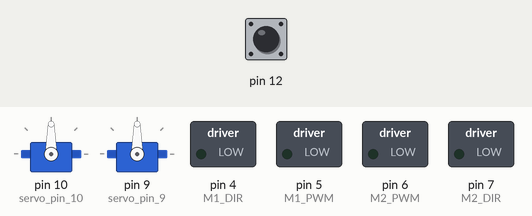
Recording of a sketch running on a simulated Arduino Uno, built with avr-gcc and run on an emulated ATmega328P. Shown: 2 × servo, switched loads named in the sketch (green lamp = pin HIGH). Inputs (shaded band) come from the test bench; at power-on: pin 12 HIGH.

Above: at 1.2 s.
1.3 s: pin 12 pulled LOW for 0.15 s
At 3.4 s:
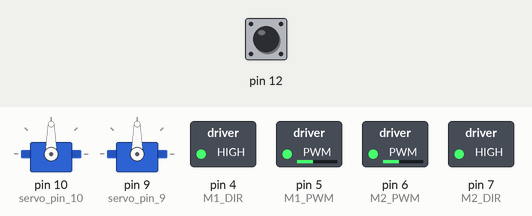
4.4 s: pin 12 pulled LOW for 3.2 s
At 9.7 s:
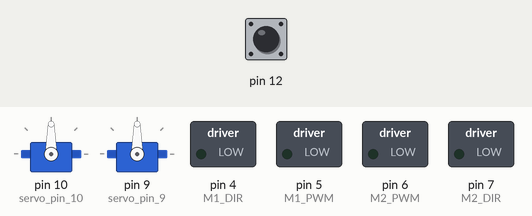
10.2 s: pin 12 pulled LOW for 1 s
At 11.8 s:
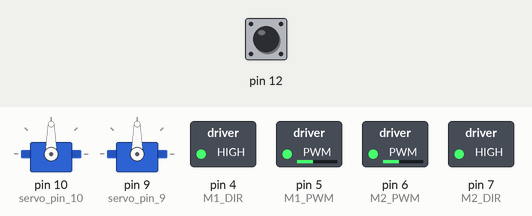
Timing chart, 0 to 14.9 s (numbered marks = the images above; inputs shaded):
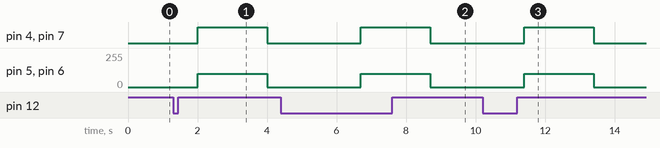

The sketch:

adv_task_3.ino
```cpp
/*
Омегабот должен при нажатии на кнопку на плате расширения ехать вперед 2 секунды, остановится на 1 секунду, схватить банку,
используя модуль схвата, и поднять ее вверх. После чего робот должен остановиться.
*/

#include <Servo.h>
Servo servo_pin_10;
Servo servo_pin_9;
#define M1_DIR 4
#define M1_PWM 5
#define M2_DIR 7
#define M2_PWM 6
void ServoMove(Servo S1, int Angle)
{
  if(Angle > 180) Angle = 180;
  if(Angle < 0) Angle = 0;

  S1.write(Angle);
}

int ButtonRead(int ButtonPin)
{
  int Data = digitalRead(ButtonPin);
  if(ButtonPin == 12) Data = !Data;
  return Data;
}

void InitMotors()
{
  pinMode(M1_DIR, OUTPUT);
  pinMode(M1_PWM, OUTPUT);
  pinMode(M2_DIR, OUTPUT);
  pinMode(M2_PWM, OUTPUT);
}

void Motors(int Speed1, int Speed2)
{
  if(Speed1 > 255) Speed1 = 255;
  if(Speed1 < -255) Speed1 = -255;
  if(Speed2 > 255) Speed2 = 255;
  if(Speed2 < -255) Speed2 = -255;

  if(Speed1 > 0)
  {
    digitalWrite(M1_DIR, 1);
    analogWrite(M1_PWM, Speed1);
  }
  else
  {
    digitalWrite(M1_DIR, 0);
    analogWrite(M1_PWM, -Speed1);
  }

  if(Speed2 > 0)
  {
    digitalWrite(M2_DIR, 1);
    analogWrite(M2_PWM, Speed2);
  }
  else
  {
    digitalWrite(M2_DIR, 0);
    analogWrite(M2_PWM, -Speed2);
  }
}

//Ехать вперед
void MoveForward(int Speed)
{
  Motors(Speed, Speed);
}

void Stop()
{
  Motors(0, 0);
}

void MoveForwardByDelay(int Speed, int Time)
{
  MoveForward(Speed);
  delay(Time);
  Stop();
}


void setup()
{
  servo_pin_10.attach(10);
  servo_pin_9.attach(9);
  pinMode(12, INPUT_PULLUP);
  InitMotors();
  ServoMove(servo_pin_10,0);
  ServoMove(servo_pin_9,180);
}

void loop()
{
  if (ButtonRead(12))
  {
    ServoMove(servo_pin_10,0);
    ServoMove(servo_pin_9,180);
    delay( 700 );
    MoveForwardByDelay(100, 2000 );
    delay( 1000 );
    ServoMove(servo_pin_9,70);
    delay( 1000 );
    ServoMove(servo_pin_10,70);
  }
}
```

Measured:
- after the input at 1.3 s, pin 4 (M1_DIR), pin 7 (M2_DIR): LOW → HIGH after 0.70 s, → LOW 2.0 s later; pin 5 (M1_PWM), pin 6 (M2_PWM): 0/255 → 100/255 after 0.70 s, → 0/255 2.0 s later
- after the input at 4.4 s, pin 4 (M1_DIR), pin 7 (M2_DIR): LOW → HIGH after 2.3 s, → LOW 2.0 s later; pin 5 (M1_PWM), pin 6 (M2_PWM): 0/255 → 100/255 after 2.3 s, → 0/255 2.0 s later
- after the input at 10.2 s, pin 4 (M1_DIR), pin 7 (M2_DIR): LOW → HIGH after 1.2 s, → LOW 2.0 s later; pin 5 (M1_PWM), pin 6 (M2_PWM): 0/255 → 100/255 after 1.2 s, → 0/255 2.0 s later
